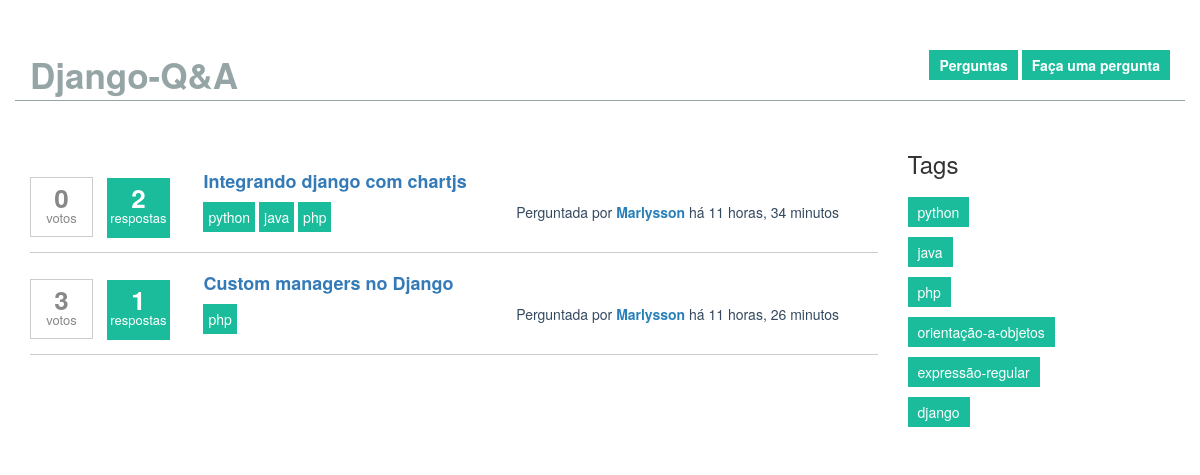
The page / on the database its author committed.
### core/models.py (models this page shows, shortened)
class Pergunta(MixinCriacaoEAlteracao):
	titulo = models.CharField(max_length=100,blank=False)
	conteudo = models.TextField(blank=False)
	criada_por = models.ForeignKey(Perfil,related_name="minhas_perguntas",on_delete=models.CASCADE)
	up_votes = models.IntegerField(default=0)
	down_votes = models.IntegerField(default=0)
	tags = models.ManyToManyField('Tag')
	@property
	def all_tags(self):
		return [tag for tag in self.tags.all()]
	@property
	def votos(self):
		return self.up_votes - self.down_votes
	@property
	def has_util(self):
		resposta_util = self.respostas.filter(mais_util=True)
		if resposta_util.count() > 0:
			return True
		return False

class Tag(models.Model):
	nome = models.CharField(max_length=20)
	@property
	def slugfy(self):
		return self.nome.lower().replace(" ","-")

class Perfil(models.Model):
	usuario = models.OneToOneField(settings.AUTH_USER_MODEL)
	data_nascimento = models.DateField(blank=False,null=False)
	biografia = models.TextField(blank=True)
	avatar = models.ImageField(upload_to="fotos",blank=True,null=True)
	pontos = models.IntegerField(default=0,blank=True,null=True)
	website = models.URLField(blank=True,null=True)

### core/views.py (the view)
# urls.py: url(r'^$',views.perguntas_recentes,name="index"),
def perguntas_recentes(request):
	perguntas = Pergunta.objects.all()
	tags = Tag.objects.all()
	dados = {"perguntas":perguntas,"tags":tags}
	return render(request,'listagem_perguntas.html',dados)

### core/templates/listagem_perguntas.html (shortened to what this page needs)
{% extends 'base.html' %}
{% block conteudo %}
	{% for pergunta in perguntas %}
		<div class="container-pergunta clear-fix">
			<div class="box-estatisticas">
				<span class="dado-estatistico quant-votos">
					<p class="dado-valor">{{ pergunta.votos }}</p>
					<p class="dado-descricao">votos</p>
				</span>
				{% if pergunta.has_util %}
				<span class="dado-estatistico quant-respostas respondida">
				{% else %}
				<span class="dado-estatistico quant-respostas">
				{% endif %}
					<p class="dado-valor">{{ pergunta.respostas.count }}</p>
					<p class="dado-descricao">respostas</p>
				</span>
			</div>
			<div class="box-pergunta">
				<h4 class="titulo">
					<a href="perguntas/{{ pergunta.id}}/respostas">{{ pergunta.titulo}}</a>
				</h4>
				<ul class="tags">
					{% for tag in pergunta.all_tags %}
						<li class="tag"><a href="">{{ tag.slugfy }}</a></li>
					{% endfor %}
				</ul>
				<p class="tempo_pergunta">Perguntada por
					<a href="" class="username">{{ pergunta.criada_por.usuario }}</a>
					há {{ pergunta.criado_em|timesince }}
				</p>
			</div>
		</div>
	{% endfor %}
{% endblock %}
{% block left_tags %}
	<h3 class="titulo_tags">Tags</h3>
	<ul class="tags tags_block">
		{% for tag in tags %}
			<li class="tag">
				<a href="">{{tag.slugfy}}</a>
			</li>
		{% endfor %}
	</ul>
{% endblock %}

### core/static/css/estilo.css (style rules this page uses)
* { margin:0;padding:0; }
.container-pergunta { border-bottom:1px solid #ccc; padding:10px 0; }
.box-estatisticas { width:20%; display:inline-block; }
.box-pergunta { display:inline-block; width:75%; height:100%; }
.dado-estatistico { display: inline-block; width:63px; height:60px; text-align:center; line-height:10px; }
.quant-votos { border:1px solid #ccc; color:#888; }
.quant-respostas { color:#34495e; margin-left:10px; }
.dado-valor { font-weight: bold; font-size:26px; margin-top:15px; }
.dado-descricao { font-size:13px; }
.respondida { background:#1abc9c; color:white; }
.tags { display:inline-block; }
.tags li { list-style:none; display:inline-block; }
.tags a { display:block; text-decoration: none; background:#1abc9c; color:#fff; padding:5px; }
.tempo_pergunta { display: inline-block; float:right; color:#34495e; }
.username { color:#2980b9; font-weight:bold; }
.tags_block li { display:block; margin-bottom:10px; }
.tags_block a { padding:5px 10px; display:inline-block; }
.titulo_tags { margin:0; padding-bottom:20px; }
.titulo a { font-weight:bold; text-decoration:none; }

### rows shown on the page
Pergunta: votos "0", respostas.count "2", titulo "Integrando django com chartjs", criada_por.usuario "Marlysson", criado_em "11 horas, 34 minutos"
Tag: slugfy "python"
Tag: slugfy "java"
Tag: slugfy "php"
Pergunta: votos "3", respostas.count "1", titulo "Custom managers no Django", criada_por.usuario "Marlysson", criado_em "11 horas, 26 minutos"
Tag: slugfy "orientação-a-objetos"
Tag: slugfy "expressão-regular"
Tag: slugfy "django"
